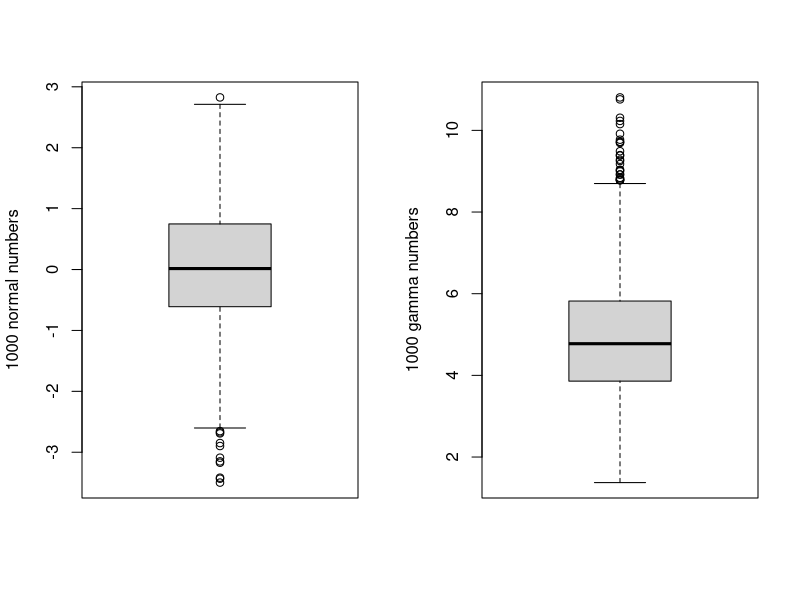
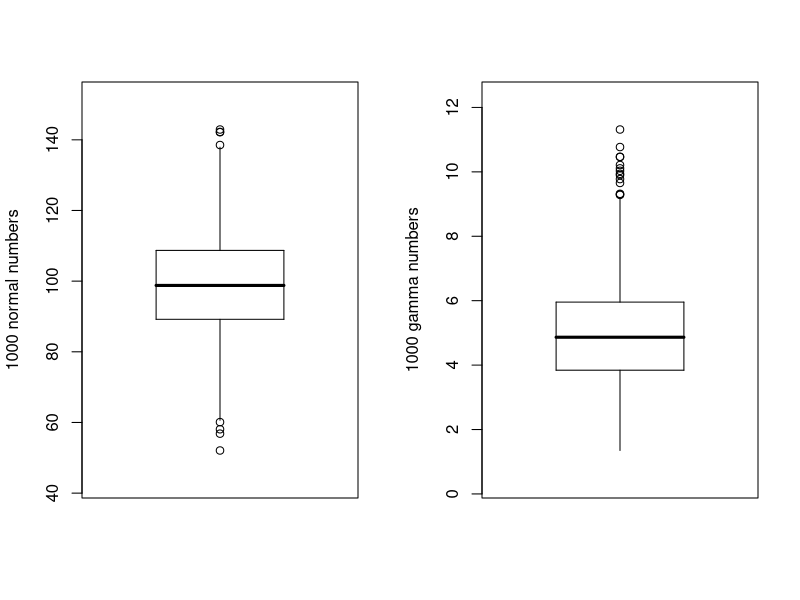

Reproduce these figures in R, in order.
rm(list=ls())

n <- 1000
x1 <- rnorm(n)
x2 <- rgamma(n,10,2)
par(mfrow=c(1,2))
boxplot(x1, ylab="1000 normal numbers")
boxplot(x2, ylab="1000 gamma numbers")

a <- rnorm(100)
fivenum(a)
summary(a)

boxp <- function(x, ylab){
  five <- fivenum(x)
  quart <- five[2:4]
  fence.1 <- quart[1] - 3*(quart[2] - quart[1])
  fence.2 <- quart[3] + 3*(quart[3] - quart[2])
  fence.1.adj <- min(x[x > fence.1])
  fence.2.adj <- max(x[x < fence.2])
  y.range <- max(x) - min(x)
  y.lim <- c(max(x) + 0.1*y.range, min(x)-0.1*y.range)
  outlier <- x[x < fence.1 | x > fence.2]
  
  x.1 <- c(0,0)
  par(xaxt = 'n')
  plot(y.lim ~ x.1, type="n", xlim=c(-2,2), xlab="", ylab=ylab)
  lines(c(-1,1), c(quart[3],quart[3])) ##q3
  lines(c(-1,1), c(quart[2],quart[2]), lwd=3) ##q2
  lines(c(-1,1), c(quart[1],quart[1])) ##q1
  lines(c(-1,-1), c(quart[1],quart[3]))
  lines(c(1,1), c(quart[1],quart[3]))
  lines(c(0,0), c(quart[3],fence.2.adj))
  lines(c(0,0), c(quart[1],fence.1.adj))
  for (i in 1:length(outlier)) points(0,outlier[i],cex=1)
}

n <- 1000
set.seed(124)
x1 <- rnorm(n,100,15)
x2 <- rgamma(n,10,2)

par(mfrow=c(1,2))
boxp(x1,"1000 normal numbers")
boxp(x2, "1000 gamma numbers")
